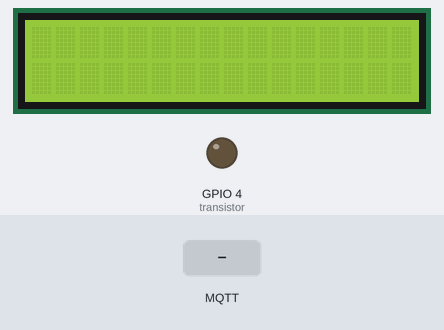
Simulated run of this sketch. Board: ESP8266 (NodeMCU). Shown: 16×2 character LCD, output pins drawn as LEDs (lit = HIGH). Inputs (shaded band) come from the test bench. WiFi joins after 1.5 s; servers stay silent unless stated; no MQTT or app messages arrive unless stated; what the sketch prints to the serial monitor is not drawn.

Above: at 2.7 s.
2.8 s: MQTT message "1" arrives on the first subscribed topic
At 3.2 s:
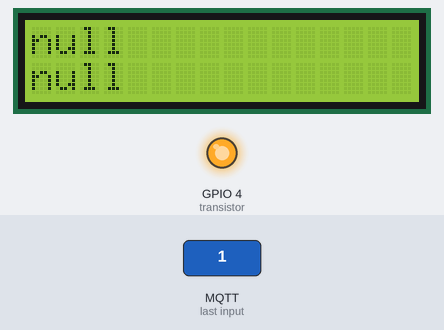
At 8.2 s:
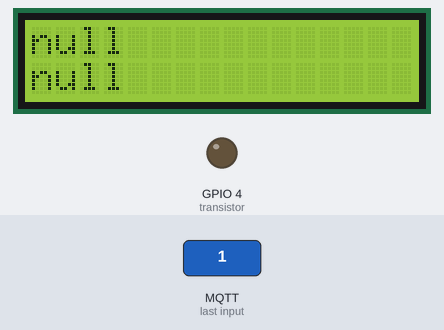
Timing chart, 0 to 9.7 s (numbered marks = the images above; inputs shaded):
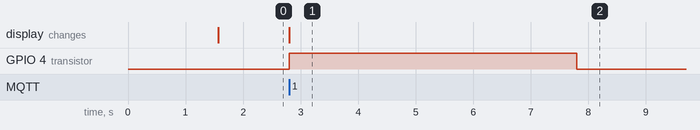

Measured:
- after the input at 2.8 s, GPIO 4 (transistor): LOW → HIGH at once, → LOW 5.0 s later; the display: changes at once (image 1)

The sketch:

d1_mqtt_to_lcd.ino
```cpp
#include <LiquidCrystal.h>
#include <WiFiManager.h>
#include <PubSubClient.h>
#include <ESP8266WiFi.h>
#include <ArduinoJson.h>

const int rs = 16, en = 14, d4 = 12, d5 = 13, d6 = 5, d7 = 0; //Display Settings
const char* MQTT_BROKER = ""; // MQTT Broker IP
boolean display_status = true; // Setting Display backlight on/off
const int transistor = 4; // Transitor for Backlight

LiquidCrystal lcd(rs, en, d4, d5, d6, d7);


WiFiClient espClient;
PubSubClient client(espClient);

void setup() {
    Serial.begin(115200);
    setup_wifi();
    client.setServer(MQTT_BROKER, 1883);
    client.setCallback(callback);
    lcd.begin(16, 2);
    pinMode (transistor, OUTPUT);
}

void setup_wifi() {

    WiFiManager wifiManager;

    wifiManager.autoConnect();

}

void callback(char* topic, byte* payload, unsigned int length) {
    String msg;
    String top = topic;
    for (byte i = 0; i < length; i++) {
        char tmp = char(payload[i]);
        msg += tmp;
    }

    Serial.println(msg);

    StaticJsonDocument<200> doc;

    DeserializationError error = deserializeJson(doc, payload, length);

    // Test if parsing succeeds.
    if (error) {
      if (top == "KVB_status/display_status")
      {
          if (msg == "ON")
          {
            display_status = true;
          }
          else
          {
            display_status = false;
          }
      }
      Serial.println(display_status);
      Serial.print(F("deserializeJson() failed: "));
      Serial.println(error.f_str());
      return;
    }

    if (display_status)
    {
        digitalWrite (transistor, HIGH);
    }

    String Linie = doc["Linie"];
    String message = doc["message"];
    Serial.println(Linie);
    Serial.println(message);

    lcd.clear();

    //TODO: bottom Text to long

    lcd.setCursor(0, 0);
    lcd.print(Linie);
    lcd.setCursor(0, 1);
    lcd.print(message);
    delay(5000);
    digitalWrite (transistor, LOW);


}

void loop() {
    if (!client.connected()) {
        while (!client.connected()) {
            client.connect("ESP8266Client");
            client.subscribe("KVB_status/#");
            delay(100);
        }
    }
    client.loop();
}
```
